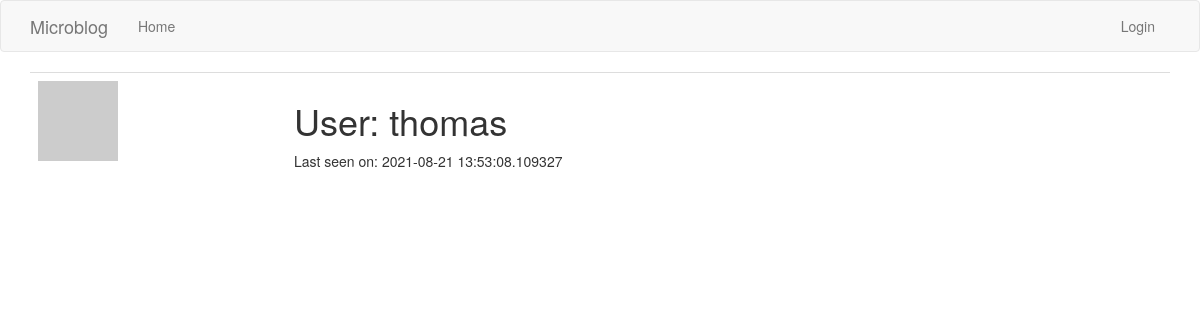
Before: /user/thomas with the older database file.
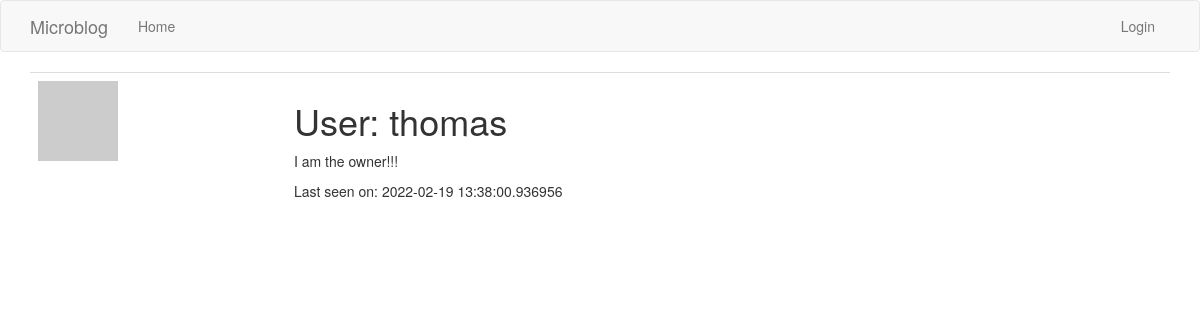
After: the same page with the newer database file.
### app/models.py (models this page shows, shortened)
class User(UserMixin, db.Model):
    id = db.Column(db.Integer, primary_key=True)
    username = db.Column(db.String(64), index=True, unique=True)
    email = db.Column(db.String(120), index=True, unique=True)
    password_hash = db.Column(db.String(128))
    admin = db.Column(db.Boolean)
    about_me = db.Column(db.String(140))
    last_seen = db.Column(db.DateTime, default=datetime.utcnow)
    def avatar(self, size):
        digest = md5(self.email.lower().encode('utf-8')).hexdigest()
        return 'https://www.gravatar.com/avatar/{}?d=identicon&s={}'.format(digest, size)

### app/routes.py (the view)
@app.route('/user/<username>')
def user(username):
    user = User.query.filter_by(username=username).first()
    return render_template('user.html', user=user)

### app/routes.py (called while the page is built)
@app.before_request
def before_request():
    if not current_user.is_anonymous:
        current_user.last_seen = datetime.utcnow()
        db.session.commit()

### app/templates/user.html (shortened to what this page needs)
{% extends "base.html" %}
{% block app_content %}
    <table class="table table-hover">
        <tr>
            <td width="256px"><img src="{{ user.avatar(256) }}"></td>
            <td>
                <h1>User: {{ user.username }}</h1>
                {% if user.about_me %}<p>{{ user.about_me }}</p>{% endif %}
                {% if user.last_seen %}<p>Last seen on: {{ user.last_seen }}</p>{% endif %}
            </td>
        </tr>
    </table>
{% endblock %}

### app/templates/base.html (shortened to what this page needs)
{% extends 'bootstrap/base.html' %}
{% block navbar %}
    <nav class="navbar navbar-default">
        <div class="container">
            <div class="navbar-header">
                <a class="navbar-brand" href="{{ url_for('index') }}">Microblog</a>
            </div>
            <div class="collapse navbar-collapse" id="bs-example-navbar-collapse-1">
                <ul class="nav navbar-nav">
                    <li><a href="{{ url_for('index') }}">Home</a></li>
                </ul>
                <ul class="nav navbar-nav navbar-right">
                    {% if current_user.is_anonymous %}
                    <li><a href="{{ url_for('login') }}">Login</a></li>
                    {% else %}
                    <li><a href="{{ url_for('user', username=current_user.username) }}">Profile</a></li>
                    <li><a href="{{ url_for('logout') }}">Logout</a></li>
                    {% endif %}
                </ul>
            </div>
        </div>
    </nav>
{% endblock %}
{% block content %}
    <div class="container">
        {% block app_content %}{% endblock %}
    </div>
{% endblock %}

Changed rows visible on the page:
changed User "thomas": about_me (not shown) → "I am the owner!!!"; last_seen "2021-08-21 13:53:08.109327" → "2022-02-19 13:38:00.936956"
